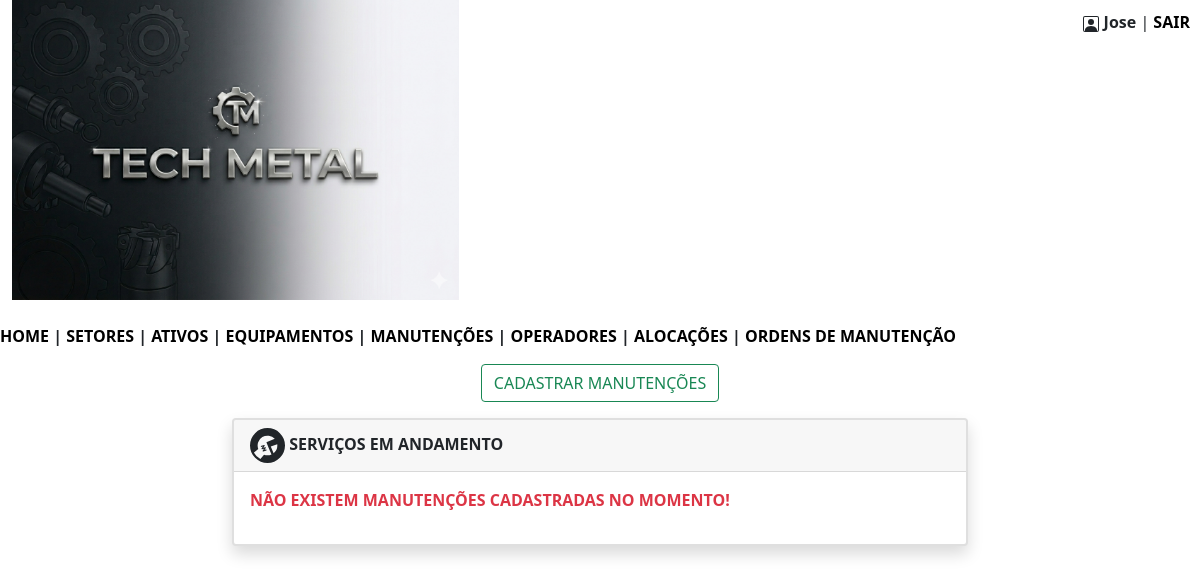
/techmetal/manutencoes.php (signed in), run on an earlier commit of the app's database.
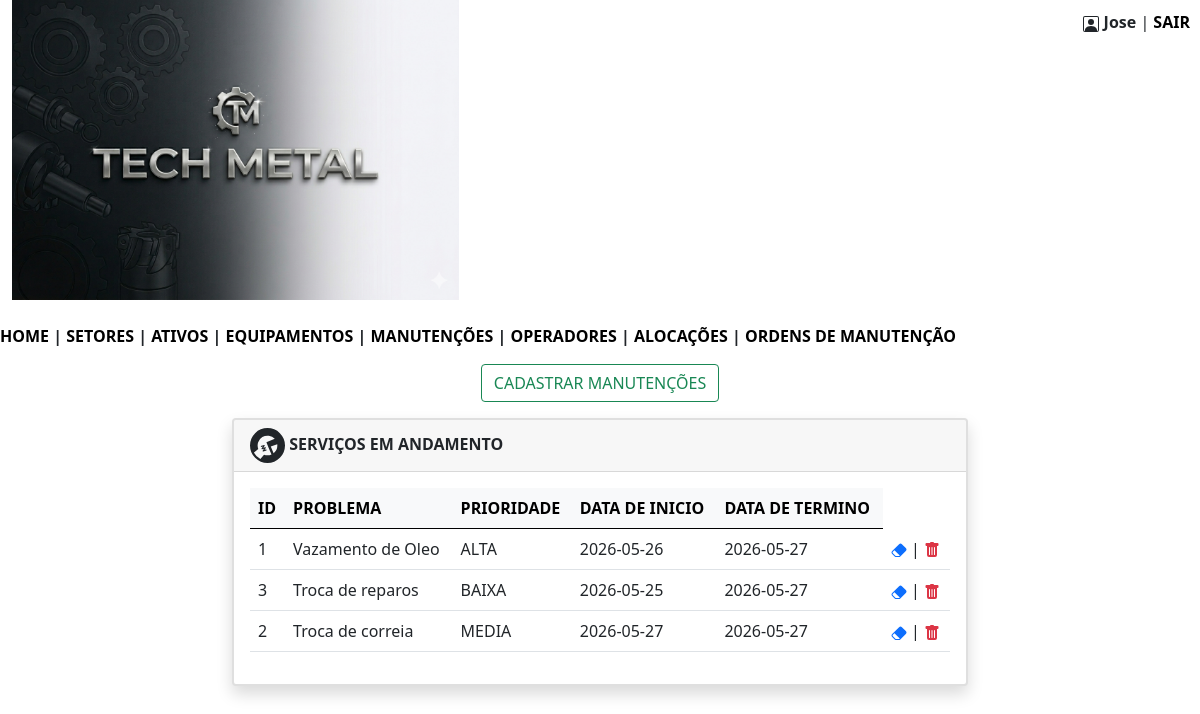
And on a later commit of the database.
### tables this page shows
CREATE TABLE `manutencoes` (
  `id` int(11) NOT NULL,
  `problema` varchar(220) NOT NULL,
  `prioridade` varchar(20) NOT NULL,
  `equipamentos` varchar(255) NOT NULL,
  `data_inicio` date NOT NULL,
  `data_fim` date NOT NULL
);

### techmetal/manutencoes.php (the view, shortened to what this page needs)
<?php
$nome = $_SESSION['nome'];
?>
<!DOCTYPE html>
<html lang="pt-br">
<head>
    <link href="https://cdn.jsdelivr.net/npm/bootstrap@5.0.2/dist/css/bootstrap.min.css" rel="stylesheet">
</head>
<body>
<div class="container-fluid" style=" text-align:left; position:relative;">
<img src="imagens/banner.png"  alt="" whidth = "900"  height = "300" srcset="">
    <div class="header" style="position:absolute; top:10px; right:10px;">
        <b><?= htmlspecialchars($nome) ?></b> |
        <a href="sair.php" style="color:black; text-decoration:none; font-weight:bold;">SAIR</a>
    </div>
</div>
<br/>
        <nav>
            <?php
                include 'menu.php';
            ?>
        </nav>
<div class="text-center my-3">
    <button type="button" class="btn btn-outline-success" data-bs-toggle="modal" data-bs-target="#exampleModal">
        CADASTRAR MANUTENÇÕES
    </button>
</div>
<div class="container">
    <div class="row justify-content-center">
        <div class="col-md-8 mb-4">
            <div class="card shadow border-2">
                <div class="card-header">
                    <b>SERVIÇOS EM ANDAMENTO</b>
                </div>
                <div class="card-body">
                    <?php
                    include 'conecta.php';
                    $sql = "SELECT * FROM manutencoes ORDER BY prioridade";
                    $consulta = $pdo->query($sql);
                    $listaservicos = $consulta->fetchAll(PDO::FETCH_ASSOC);
                    if (count($listaservicos) > 0) {
                        echo "<table class='table table-hover align-middle'>";
                        echo "<thead class='table-light'>
                                <tr>
                                    <th>ID</th>
                                    <th>PROBLEMA</th>
                                    <th>PRIORIDADE</th>
                                    <th>DATA DE INICIO</th>
                                    <th>DATA DE TERMINO</th>
                                </tr>
                              </thead>";
                        echo "<tbody>";
                        foreach ($listaservicos as $item) {
                            $id = $item['id'];
                            echo "<tr>";
                            echo "<td>" . htmlspecialchars($item['id']) . "</td>";
                            echo "<td>" . htmlspecialchars($item['problema']) . "</td>";
                            echo "<td>" . htmlspecialchars($item['prioridade']) . "</td>";
                            echo "<td>" . htmlspecialchars($item['data_inicio']) . "</td>";
                            echo "<td>" . htmlspecialchars($item['data_fim']) . "</td>";
                            echo "<td><a href='#' data-bs-toggle='modal' data-bs-target='#modalEditar' data-id='$id'><svg xmlns='http://www.w3.org/2000/svg' width='16' height='16' fill='currentColor' class='bi bi-eraser-fill' viewBox='0 0 16 16'>
                            <path d='M8.086 2.207a2 2 0 0 1 2.828 0l3.879 3.879a2 2 0 0 1 0 2.828l-5.5 5.5A2 2 0 0 1 7.879 15H5.12a2 2 0 0 1-1.414-.586l-2.5-2.5a2 2 0 0 1 0-2.828zm.66 11.34L3.453 8.254 1.914 9.793a1 1 0 0 0 0 1.414l2.5 2.5a1 1 0 0 0 .707.293H7.88a1 1 0 0 0 .707-.293z'/>
                          </svg></a> | <a href ='excluir_manutencao.php?id=$id'><svg xmlns='http://www.w3.org/2000/svg' width='16' height='16' fill='currentColor' class='bi bi-trash-fill text-danger' viewBox='0 0 16 16'>
                            <path d='M2.5 1a1 1 0 0 0-1 1v1a1 1 0 0 0 1 1H3v9a2 2 0 0 0 2 2h6a2 2 0 0 0 2-2V4h.5a1 1 0 0 0 1-1V2a1 1 0 0 0-1-1H10a1 1 0 0 0-1-1H7a1 1 0 0 0-1 1zm3 4a.5.5 0 0 1 .5.5v7a.5.5 0 0 1-1 0v-7a.5.5 0 0 1 .5-.5M8 5a.5.5 0 0 1 .5.5v7a.5.5 0 0 1-1 0v-7A.5.5 0 0 1 8 5m3 .5v7a.5.5 0 0 1-1 0v-7a.5.5 0 0 1 1 0'/>
                          </svg></a></td>";
                            echo "</tr>";
                        }
                        echo "</tbody>";
                        echo "</table>";
                    } else {
                        echo "<p class='text-danger'><b>NÃO EXISTEM MANUTENÇÕES CADASTRADAS NO MOMENTO!</b></p>";
                    }
                    ?>
                </div>
            </div>
        </div>
    </div>
</div>
</body>
</html>

What changed in the data, as far as the page shows it:
added manutencoes: id "1", problema "Vazamento de Oleo", prioridade "ALTA", data_inicio "2026-05-26", data_fim "2026-05-27"
added manutencoes: id "3", problema "Troca de reparos", prioridade "BAIXA", data_inicio "2026-05-25", data_fim "2026-05-27"
added manutencoes: id "2", problema "Troca de correia", prioridade "MEDIA", data_inicio "2026-05-27", data_fim "2026-05-27"
Also different on the page:
text no longer shown: "NÃO EXISTEM MANUTENÇÕES CADASTRADAS NO MOMENTO!"
text now shown: "ID PROBLEMA PRIORIDADE DATA DE INICIO DATA DE TERMINO"
